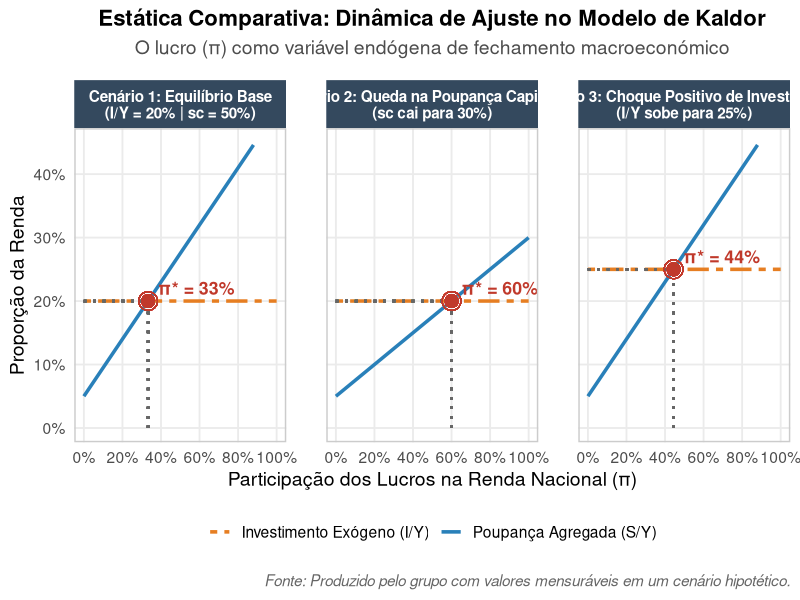

This chart was generated by the following R code:
## ---- chunk 1
#| echo: false
#| warning: false
#| fig-width: 12.5
#| fig-height: 5.5

library(ggplot2)
library(dplyr)
library(tidyr)

# 1. Parâmetros Base
sw <- 0.05
pi_vals <- seq(0, 1, by = 0.01)

# Cenários
# 1. Base (I/Y = 20%, sc = 50%)
IY_1 <- 0.20; sc_1 <- 0.50; eq_1 <- (IY_1 - sw) / (sc_1 - sw)
# 2. Queda na Poupança (sc = 30%)
IY_2 <- 0.20; sc_2 <- 0.30; eq_2 <- (IY_2 - sw) / (sc_2 - sw)
# 3. Alta no Investimento (I/Y = 25%)
IY_3 <- 0.25; sc_3 <- 0.50; eq_3 <- (IY_3 - sw) / (sc_3 - sw)

# 2. Base de Dados
dados <- data.frame(
  pi = rep(pi_vals, 3),
  Cenario = factor(rep(c("Cenário 1: Equilíbrio Base\n(I/Y = 20% | sc = 50%)", 
                         "Cenário 2: Queda na Poupança Capitalista\n(sc cai para 30%)", 
                         "Cenário 3: Choque Positivo de Investimento\n(I/Y sobe para 25%)"), 
                       each = length(pi_vals))),
  S_Y = c(sw + (sc_1 - sw) * pi_vals, sw + (sc_2 - sw) * pi_vals, sw + (sc_3 - sw) * pi_vals),
  I_Y = c(rep(IY_1, length(pi_vals)), rep(IY_2, length(pi_vals)), rep(IY_3, length(pi_vals))),
  eq_pi = rep(c(eq_1, eq_2, eq_3), each = length(pi_vals)),
  eq_iy = rep(c(IY_1, IY_2, IY_3), each = length(pi_vals))
)

# 3. Gráfico Académico Refinado
ggplot(dados, aes(x = pi)) +
  # Linhas principais
  geom_line(aes(y = S_Y, color = "Poupança Agregada (S/Y)"), linewidth = 1.2) +
  geom_line(aes(y = I_Y, color = "Investimento Exógeno (I/Y)"), linewidth = 1.2, linetype = "twodash") +
  
  # Linhas de projeção (pontilhadas) para os eixos
  geom_segment(aes(x = eq_pi, xend = eq_pi, y = 0, yend = eq_iy), linetype = "dotted", color = "grey40", linewidth = 0.8) +
  geom_segment(aes(x = 0, xend = eq_pi, y = eq_iy, yend = eq_iy), linetype = "dotted", color = "grey40", linewidth = 0.8) +
  
  # Ponto de Equilíbrio
  geom_point(aes(x = eq_pi, y = eq_iy), color = "#c0392b", size = 4) +
  geom_point(aes(x = eq_pi, y = eq_iy), color = "#c0392b", size = 6, shape = 1) + # Halo em volta do ponto
  
  # Rótulo do Equilíbrio
  geom_text(data = unique(dados[, c("Cenario", "eq_pi", "eq_iy")]),
            aes(x = eq_pi + 0.05, y = eq_iy + 0.02, 
                label = paste0("\U03C0* = ", scales::percent(eq_pi, accuracy = 1))),
            color = "#c0392b", fontface = "bold", size = 4.5, hjust = 0) +
  
  facet_wrap(~Cenario) +
  
  # Estética e Escalas
  scale_color_manual(values = c("Poupança Agregada (S/Y)" = "#2980b9", "Investimento Exógeno (I/Y)" = "#e67e22")) +
  scale_x_continuous(labels = scales::percent_format(accuracy = 1), breaks = seq(0, 1, by = 0.2)) +
  scale_y_continuous(labels = scales::percent_format(accuracy = 1), limits = c(0, 0.45), breaks = seq(0, 0.4, by = 0.1)) +
  
  labs(title = "Estática Comparativa: Dinâmica de Ajuste no Modelo de Kaldor",
       subtitle = "O lucro (\U03C0) como variável endógena de fechamento macroeconómico",
       x = "Participação dos Lucros na Renda Nacional (\U03C0)", 
       y = "Proporção da Renda", 
       color = NULL,
       caption = "Fonte: Produzido pelo grupo com valores mensuráveis em um cenário hipotético.") +
  
  # Tema limpo
  theme_minimal(base_size = 14) +
  theme(
    legend.position = "bottom",
    plot.title = element_text(face = "bold", hjust = 0.5, size = 16),
    plot.subtitle = element_text(hjust = 0.5, color = "grey30", margin = margin(b = 15)),
    plot.caption = element_text(hjust = 1, face = "italic", color = "grey40", size = 11, margin = margin(t = 15)),
    strip.text = element_text(face = "bold", color = "white", size = 11),
    strip.background = element_rect(fill = "#34495e", color = NA),
    panel.border = element_rect(color = "grey80", fill = NA, linewidth = 1),
    panel.grid.minor = element_blank(),
    panel.spacing = unit(2, "lines")
  )
